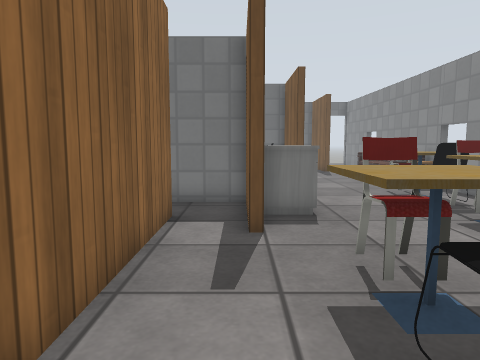
view 1 (above)

20 first-person views from a walk through a world built for the Gazebo simulator. The camera is 0.9 m above the floor, tilts 6° down and sees 70° across. The floor is counted in squares, 0.5 m on a side. Each view is taken from the middle of a square. On the plan, view 1 faces up. The plan holds only what a view shows up to about 17 squares ahead; the rest is blank. Gazebo's built-in surfaces are drawn with simple patterns. Some stock models are drawn as simple stand-ins. Some surface patterns are stand-ins.

view 2
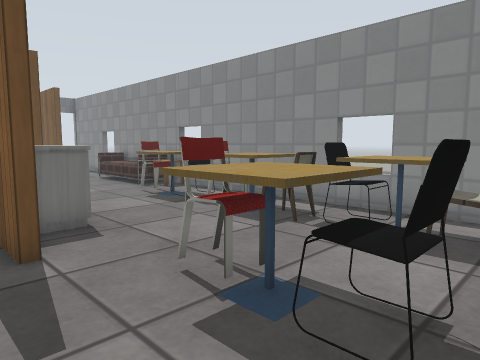

view 3
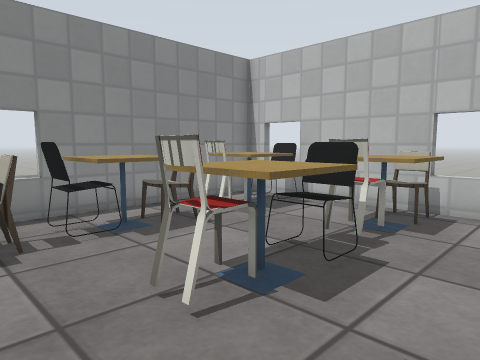

view 4
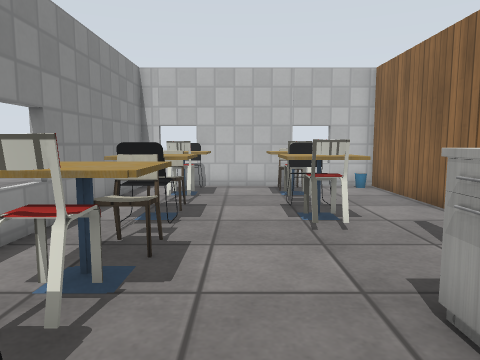

view 5
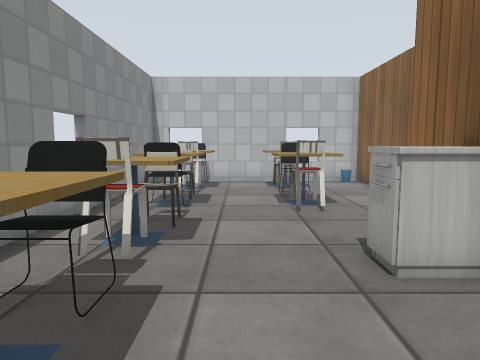

view 6
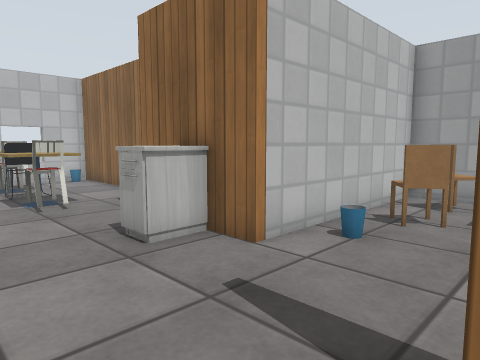

view 7
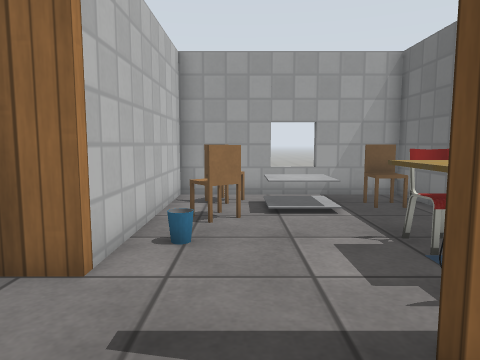

view 8
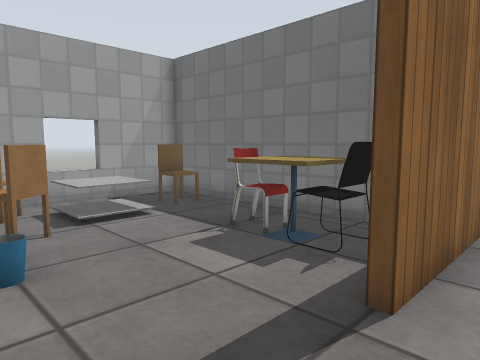

view 9
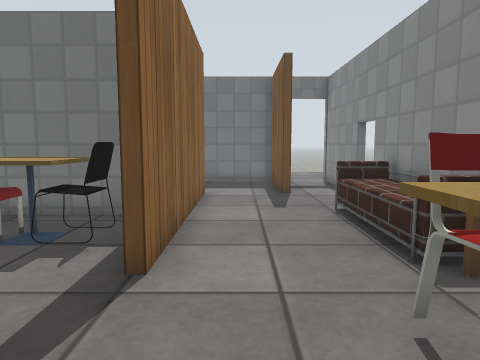

view 10
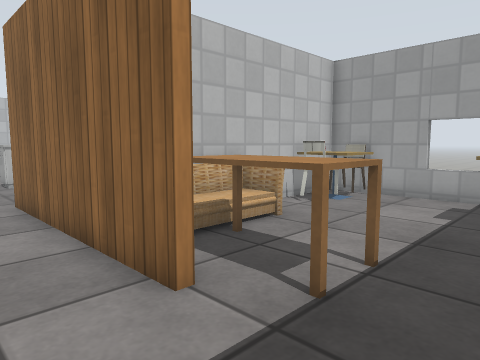

view 11
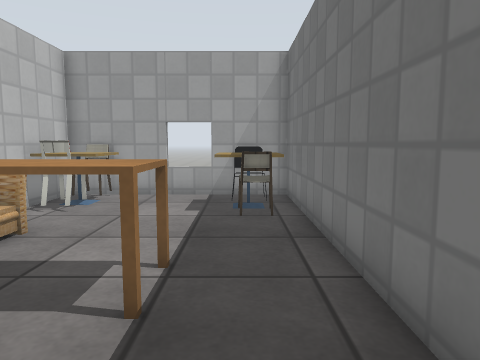

view 12
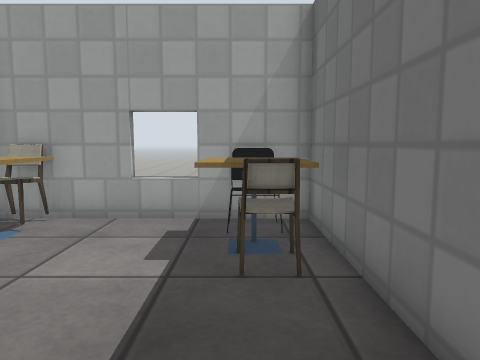

view 13
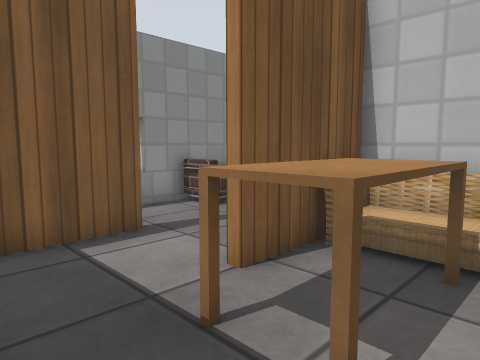

view 14
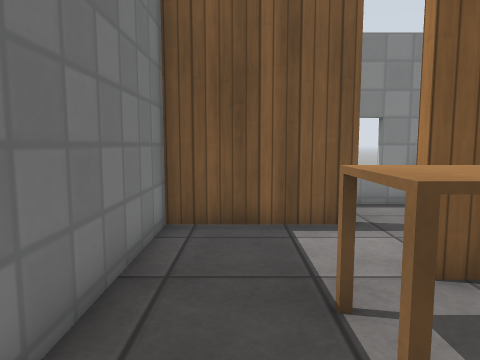

view 15
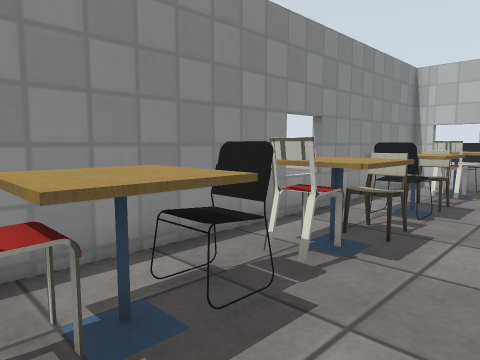

view 16
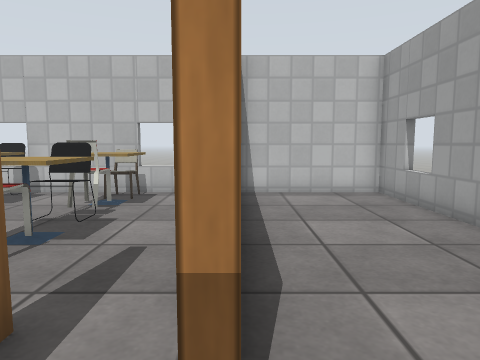

view 17
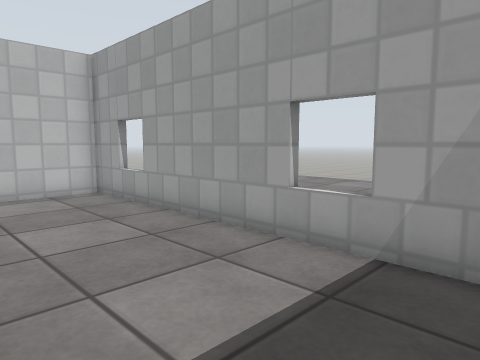

view 18
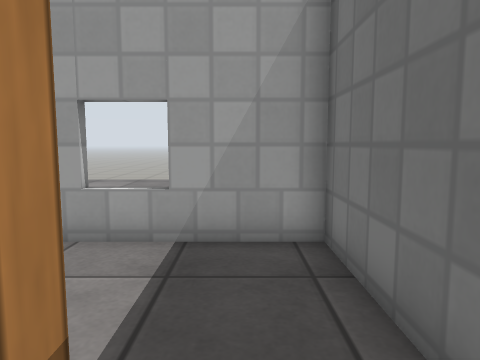

view 19
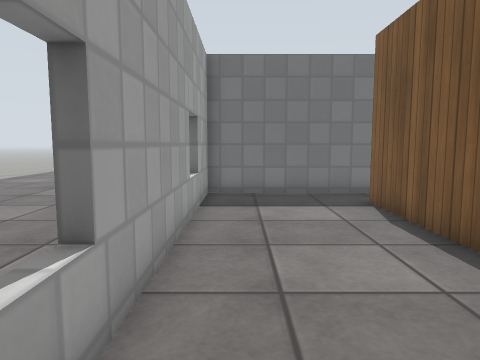

view 20
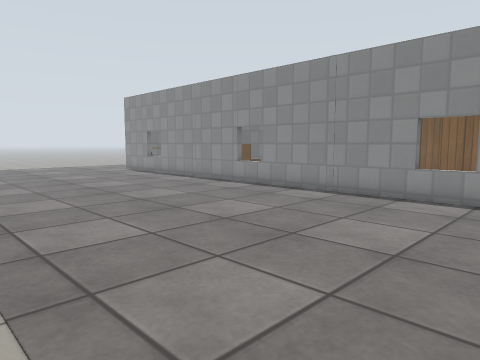

### Floor plan
Ten units are one square. View 1 is at (0, 0); x grows to the right and y downward. Boxes are objects, and circles mark ways between rooms. Rooms are numbered by the first view taken in them; rooms with no view inside come last. Other rooms are left out.
<svg viewBox="-80 -275 170 307">
<path fill="none" stroke="#000" d="M-17 -65 -17 27 82 27 82 -145M5 -109 5 -67M-17 -85 -17 -65M2 -67 2 -106 -15 -106M27 -196 27 -145M82 -145 82 -155M82 -194 82 -270M-75 -59 -75 -170M55 -224 55 -267 -72 -267 -72 -189 24 -189M-20 -35 -20 -85 -17 -85M-15 -106 -72 -106 -72 27 -20 27M24 -145 24 -171M11 -186 -72 -186 -72 -109 5 -109"/>
<rect x="-15" y="15" width="10" height="10" fill="#bbb"><title>bin</title></rect>
<rect x="5" y="-5" width="10" height="20" fill="#bbb"><title>cafe table</title></rect>
<rect x="5" y="-45" width="30" height="20" fill="#bbb"><title>cafe table</title></rect>
<rect x="5" y="-95" width="20" height="10" fill="#bbb"><title>chest of drawers</title></rect>
<rect x="15" y="5" width="10" height="20" fill="#bbb"><title>chair</title></rect>
<rect x="15" y="-15" width="10" height="20" fill="#bbb"><title>chair</title></rect>
<rect x="15" y="-35" width="10" height="20" fill="#bbb"><title>chair</title></rect>
<rect x="15" y="-55" width="10" height="10" fill="#bbb"><title>chair</title></rect>
<rect x="25" y="-5" width="10" height="20" fill="#bbb"><title>cafe table</title></rect>
<rect x="45" y="-5" width="30" height="20" fill="#bbb"><title>cafe table</title></rect>
<rect x="45" y="-45" width="30" height="20" fill="#bbb"><title>cafe table</title></rect>
<rect x="45" y="-85" width="10" height="20" fill="#bbb"><title>cafe table</title></rect>
<rect x="45" y="-125" width="30" height="20" fill="#bbb"><title>cafe table</title></rect>
<rect x="55" y="5" width="20" height="20" fill="#bbb"><title>chair</title></rect>
<rect x="55" y="-15" width="10" height="10" fill="#bbb"><title>chair</title></rect>
<rect x="55" y="-35" width="10" height="20" fill="#bbb"><title>chair</title></rect>
<rect x="55" y="-55" width="20" height="10" fill="#bbb"><title>chair</title></rect>
<rect x="55" y="-75" width="10" height="20" fill="#bbb"><title>chair</title></rect>
<rect x="55" y="-85" width="20" height="20" fill="#bbb"><title>cafe table</title></rect>
<rect x="55" y="-95" width="10" height="10" fill="#bbb"><title>chair</title></rect>
<rect x="55" y="-115" width="20" height="20" fill="#bbb"><title>chair</title></rect>
<rect x="55" y="-135" width="10" height="10" fill="#bbb"><title>chair</title></rect>
<rect x="65" y="-155" width="20" height="20" fill="#bbb"><title>side table</title></rect>
<rect x="65" y="-195" width="20" height="40" fill="#bbb"><title>sofa</title></rect>
<rect x="-75" y="-205" width="20" height="10" fill="#bbb"><title>chair</title></rect>
<rect x="-65" y="-215" width="20" height="10" fill="#bbb"><title>cafe table</title></rect>
<rect x="-65" y="-265" width="10" height="20" fill="#bbb"><title>chair</title></rect>
<rect x="-55" y="-205" width="20" height="10" fill="#bbb"><title>chair</title></rect>
<rect x="-55" y="-265" width="10" height="20" fill="#bbb"><title>cafe table</title></rect>
<rect x="-45" y="-265" width="10" height="20" fill="#bbb"><title>chair</title></rect>
<rect x="-25" y="-215" width="50" height="20" fill="#bbb"><title>sofa</title></rect>
<rect x="-5" y="-245" width="30" height="30" fill="#bbb"><title>table</title></rect>
<rect x="-65" y="-135" width="20" height="20" fill="#bbb"><title>chair</title></rect>
<rect x="-55" y="-155" width="20" height="20" fill="#bbb"><title>coffee table</title></rect>
<rect x="-55" y="-175" width="10" height="10" fill="#bbb"><title>chair</title></rect>
<rect x="-45" y="-135" width="20" height="20" fill="#bbb"><title>chair</title></rect>
<rect x="-15" y="-125" width="10" height="10" fill="#bbb"><title>bin</title></rect>
<rect x="-15" y="-175" width="10" height="20" fill="#bbb"><title>chair</title></rect>
<rect x="-5" y="-175" width="10" height="20" fill="#bbb"><title>cafe table</title></rect>
<rect x="5" y="-175" width="10" height="20" fill="#bbb"><title>chair</title></rect>
<circle cx="-10" cy="-75" r="3" fill="#2a7"/>
<circle cx="55" cy="-140" r="3" fill="#2a7"/>
<circle cx="3" cy="-130" r="3" fill="#2a7"/>
<circle cx="-20" cy="-95" r="3" fill="#2a7"/>
<circle cx="42" cy="-210" r="3" fill="#2a7"/>
<text x="30" y="-50">1</text>
<text x="-10" y="-90">2</text>
<text x="30" y="-150">3</text>
<text x="-10" y="-230">4</text>
<text x="-40" y="-40">5</text>
<text x="-30" y="-150">6</text>
</svg>
Room 1 opens to room 2. Room 1 opens to room 3. Room 1 opens to room 6. Room 2 opens to room 5. Room 3 opens to room 4.

Where each view was taken, in squares from view 1:
view 1: 0 up, 0 right, facing up
view 2: 1 up, 1 left, facing up-right
view 3: 7 up, 1 left, facing down-right
view 4: 12 up, 4 right, facing down
view 5: 14 up, 4 right, facing down
view 6: 15 up, 5 right, facing down-left
view 7: 13 up, 5 right, facing left
view 8: 11 up, 4 right, facing up-left
view 9: 10 up, 4 right, facing up
view 10: 26 up, 5 right, facing down-left
view 11: 25 up, 5 right, facing left
view 12: 25 up, 1 right, facing left
view 13: 26 up, 1 left, facing down-right
view 14: 25 up, 2 left, facing right
view 15: 13 up, 3 right, facing down-right
view 16: 10 up, 2 left, facing down
view 17: 10 up, 2 left, facing down-left
view 18: 9 up, 1 left, facing left
view 19: 2 down, 6 left, facing up
view 20: 4 up, 19 left, facing up-right
